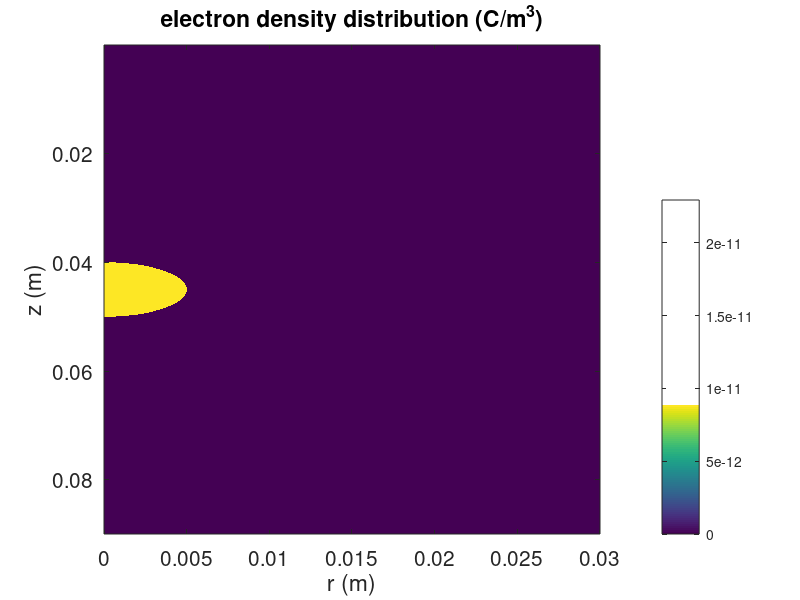

Source code (MATLAB): (Note: this script raises an error after producing the figure.)
%% analytical solution

close all; clear; clc;
% tin can

% define parameters

eps0 = 8.85e-12; % vacuum permittivity

Lz = 9e-2; % Lx = 3cm
Lr = 3e-2; % Ly = 3cm

z0 = Lz/2;  % z coordinate of the center of the source sphere
r0 = Lr/6;  % radius of the source sphere
%r0 = 0.9*Lr;  % radius of the source sphere

rou0 = 8.85e-12;  % [C/m^3] charge density in the sphere

nr = 501;  % number of points 



% discretization domain

dr = Lr/(nr-1);
dz = dr;

z = dz/2:dz:Lz;
r = 0:dr:Lr;



[R, Z] = meshgrid(r,z);



%% numerical solution


% define the source sphere  (it's good to test the cylinder first)------------------------
S = rou0 * ones(size(Z,1),size(Z,2));

sourceRegion = (Z-z0).^2 + R.^2 - r0^2; 

[idxX, idxY] = find(sourceRegion > 0);

for i = 1:length(idxX)
    S(idxX(i),idxY(i)) = 0;
end
%S = S';

% volume elements for the whole computational domain ----------------------------
V = zeros(size(Z,1),size(Z,2));  
V(:,1) = pi*(dr/2)^2*dz;
for j=2:size(V,2)
    V(:,j) = pi * ( (r(j)+dr/2 )^2 - ( r(j-1)+dr/2 )^2 )  * dz;
end


% plot the source region
figure(1)
clf
imagesc(r,z,S)
colorbar
xlabel('r (m)')
ylabel('z (m)')
title('electron density distribution (C/m^3)')
set(gca, 'Fontsize', 15)





v = zeros(size(R,1),size(R,2));
dnorms = sum(sum(S.^2));
epsilon = 1e-10;
w = 1.9;


% match the boundary condition---------------------------------------------


% right boundary: v(r=Lr)  assume Lr>r0


for i = 1:size(v,1)
    v(i,size(v,2)) = CalcBoundaryPotential(z(i),Lr,Z,R,S,V);
end

rightBC_ana = rou0*r0^3/(3*eps0)./sqrt( (z-z0).^2+Lr^2 );

figure(2)
clf
plot(z,rightBC_ana)
hold on
plot(z,v(:,size(v,2)),'r--')
legend('analytical', 'numerical')


% bottom boundary: v(z=dz/2) assume z0>r0


for i = 1:size(v,2)
    v(1,i) = CalcBoundaryPotential(0,r(i),Z,R,S,V);
end

bottomBC_ana = rou0 * r0^3/(3*eps0) ./ sqrt( z0^2+r.^2 );

figure(3)
clf
plot(r,bottomBC_ana)
hold on
plot(r,v(1,:),'r--')
legend('analytical', 'numerical')


% top boundary: v(z=Lz) assume Lz>z0+r0


for i = 1:size(v,2)
    v(size(v,1),i) = CalcBoundaryPotential(Lz,r(i),Z,R,S,V);
end

topBC_ana =  rou0 * r0^3/(3*eps0) ./ sqrt( (Lz-z0)^2+r.^2 );

figure(4)
clf
plot(r,topBC_ana)
hold on
plot(r,v(size(v,1),:),'r--')
legend('analytical', 'numerical')



% SOR-------------------------------------------------------------------------------------
[v,it] = mySOR_cylinder(v,r,z,S,w,epsilon);
[Er, Ez] = gradient(v);


Er = -Er/dr;
Ez = -Ez/dz;





